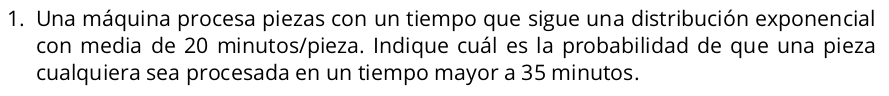
#> input picture problemario/1.png, 889 x 96 px; the run also reads 1 picture not shown here
$ jupyter execute --allow-errors problemario.ipynb   (shell and % lines are left out)
#> lines starting #> are read from the running program, lines starting #| are printed output that depends on the picture
# ------------------------------------ PROBLEMA 1 -------------------------------------------

[cell 1]
# Importar las bibliotecas necesarias
from PIL import Image
import matplotlib.pyplot as plt

# Leer la imagen desde el archivo
imagen = Image.open('1.png')
#> imagen is the input picture: PIL image 889x96 RGB; min 0, max 255, mean 229.8

# Mostrar la imagen
plt.imshow(imagen)
plt.axis('off') # Omitir los ejes para una mejor visualización
plt.show()

# Ejemplo de Función Exponencial con Media 20

Primero definimos la función exponencial general y luego aplicamos los valores para una media de 20.

## Función Exponencial General

La función de densidad de probabilidad (FDP) de la distribución exponencial se define como:

$$
f(x; \lambda) = \lambda e ^{-\lambda x}, \quad x \geq 0
$$

donde $\lambda$ es la tasa, que es el inverso de la media (media = $\frac{1}{\lambda}$), y $\exp$ representa la función exponencial $e^x$.

## Ejemplo Específico: Media = 20

Para una distribución exponencial con una media de 20, primero encontramos $\lambda$:

$$
\lambda = \frac{1}{\text{media}} = \frac{1}{20}
$$

Por lo tanto, nuestra función específica se convierte en:

$$
f\left(x; \frac{1}{20}\right) = \frac{1}{20} e^{-\frac{1}{20} x}, \quad x \geq 0
$$

[cell 2]
import numpy as np
import matplotlib.pyplot as plt
from scipy.stats import expon

# Establecer el valor de lambda
lambda_val = 1/20

# Crear valores x para la gráfica
x = np.linspace(0, 60, 1000)
y = lambda_val * np.exp(-lambda_val * x) # La función de densidad de probabilidad

# Crear la gráfica
plt.figure(figsize=(10, 8))
plt.plot(x, y, 'r-', label='f(x; 1/20) = (1/20) * exp(-(1/20) * x)')
plt.fill_between(x, y, where=(x > 35), color='blue', alpha=0.5, label='Área bajo la curva para X > 35')
plt.title('Función de Densidad de Probabilidad Exponencial con λ = 1/20')
plt.xlabel('x')
plt.ylabel('f(x)')
plt.legend()
plt.grid(True)
plt.xlim([0, max(x)])  # Límite del eje x para comenzar desde 0
plt.ylim(bottom=0)     # Eje y comience desde 0
plt.show()
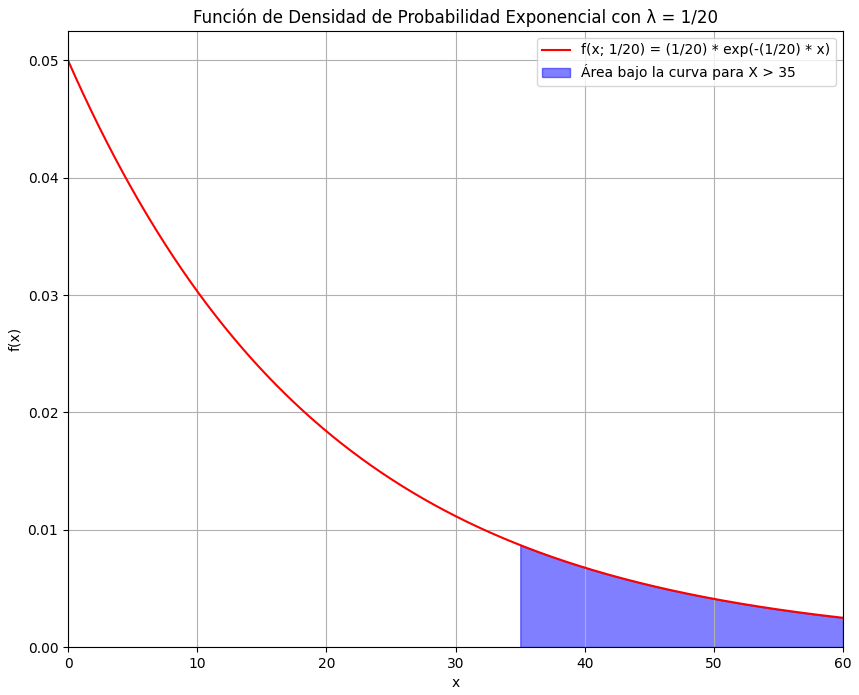
#> figure drawn by matplotlib, 1 panel; curve peaks at x = 0, y = 0.05

## Calcular Probabilidades

La probabilidad de que X (el tiempo) sea mayor que 35 (P(X > 35)) se calcula como sigue:

- Para P(X > 35):

$$
P(X > 35) = 1 - F(35)
$$

donde $F(x)$ es la función de distribución acumulativa (FDA), para una distribución exponencial se calcula como:

$$
F(x; \lambda) = 1 - e^{-\lambda x}
$$

Aplicándolo para $x = 35$ y $\lambda = \frac{1}{20}$:

$$
P(X > 35) = 1 - (1 - e^{(-\frac{1}{20} \cdot 35))} \approx 0.1737
$$

[cell 3]
from math import exp
# calcular la probabilidad
lambda_nuevo = 1 / 20
x_valor = 35

# Calcular la probabilidad de que X sea mayor que 35
P_mayor_35 = 1 - (1 - exp(-lambda_nuevo * x_valor))

P_mayor_35

# ------------------------------------ PROBLEMA 2 -------------------------------------------

[cell 4]
# Importar las bibliotecas necesarias
from PIL import Image
import matplotlib.pyplot as plt

# Leer la imagen desde el archivo
imagen = Image.open('2.png')
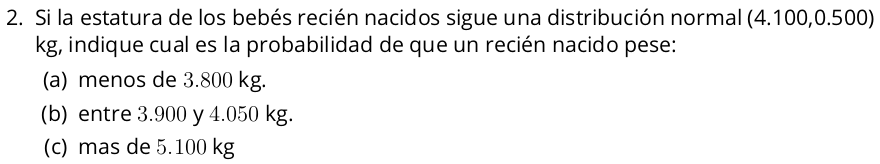
#> input picture problemario/2.png, 880 x 164 px
#> imagen is the input picture: PIL image 880x164 RGB; min 0, max 255, mean 240.8

# Mostrar la imagen
plt.imshow(imagen)
plt.axis('off') # Omitir los ejes para una mejor visualización
plt.show()

## Parámetros de la Distribución:

- **Media (μ):** El valor promedio alrededor del cual se distribuyen los datos. En nuestro caso, es 4.100 kg.

- **Desviación Estándar (σ):** Mide la dispersión de los datos alrededor de la media. Aquí, es 0.500 kg.

## Función de Densidad de Probabilidad (PDF):

La función de densidad de probabilidad de una distribución normal se describe mediante la fórmula:

$ f(x | μ, σ) = \frac{1}{σ \sqrt{2π}} e^{ -\frac{(x-μ)^2}{2σ^2} } $

Donde:
- $ x $ es el valor para el cual estamos calculando la probabilidad.
- $ e $ es la base de los logaritmos naturales.
- $ π $ es la constante pi.
- $ μ $ y $ σ $ son la media y la desviación estándar de la distribución, respectivamente.

Esta fórmula nos da la altura de la curva de la distribución normal en cualquier punto x, lo que nos permite entender cómo se distribuyen los datos alrededor de la media.

## Función de Distribución Acumulativa (CDF):

La función de distribución acumulativa (CDF), esencial para calcular nuestras probabilidades, representa la probabilidad de que una variable aleatoria $ X $ tome un valor menor o igual a $ x $. Se define como la integral de la función de densidad de probabilidad (PDF) desde el infinito negativo hasta $ x $:

$ F(x | μ, σ) = \int_{-\infty}^{x} f(t | μ, σ) dt $

Para la distribución normal, la CDF no tiene una expresión cerrada simple, pero se tabula y se puede calcular con funciones especializadas en software estadístico y matemático.

## Cálculos de Probabilidad Específicos:

Para aplicar esta teoría a nuestro problema concreto:

### a) Probabilidad de que un recién nacido pese menos de 3.8 kg

Usamos la CDF para calcular la probabilidad de que el peso sea menor que 3.8 kg.

### b) Probabilidad de que un recién nacido pese entre 3.9 y 4.050 kg

Calculamos la diferencia entre la CDF para 4.050 kg y la CDF para 3.9 kg.

### c) Probabilidad de que un recién nacido pese más de 5.1 kg

Usamos 1 menos la CDF para 5.1 kg para encontrar la probabilidad de que el peso sea mayor que este valor.

Cada una de estas aplicaciones utiliza la CDF para interpretar áreas bajo la curva de la distribución normal, que corresponden a probabilidades.

[cell 5]
# Importar la biblioteca necesaria para cálculos estadísticos
import scipy.stats as stats

# Definir los parámetros de la distribución normal para los pesos de bebés recién nacidos
media = 4.100  # kg, representa la media (μ) de la distribución
desviacion_estandar = 0.500  # kg, representa la desviación estándar (σ) de la distribución

# a) Calcular la probabilidad de que un recién nacido pese menos de 3.8 kg
# Utilizamos la función de distribución acumulativa (CDF) para este propósito.
# La CDF nos da la probabilidad de que una variable aleatoria bajo una distribución normal
# sea menor o igual a un cierto valor (en este caso, 3.8 kg).
prob_menos_38 = stats.norm.cdf(3.8, media, desviacion_estandar)

# b) Calcular la probabilidad de que un recién nacido pese entre 3.9 y 4.050 kg
# Para encontrar esta probabilidad, calculamos la diferencia entre la CDF para 4.050 kg
# y la CDF para 3.9 kg. Esto es equivalente a calcular el área bajo la curva de la distribución
# normal entre estos dos valores.
prob_entre_39_y_4050 = stats.norm.cdf(4.050, media, desviacion_estandar) - stats.norm.cdf(3.9, media, desviacion_estandar)

# c) Calcular la probabilidad de que un recién nacido pese más de 5.1 kg
# Para esto, calculamos 1 menos la CDF para 5.1 kg. Esto nos da la probabilidad de que
# el peso sea mayor que este valor, es decir, el área bajo la curva desde 5.1 kg hasta el infinito.
prob_mas_51 = 1 - stats.norm.cdf(5.1, media, desviacion_estandar)

# Imprimir los resultados de las probabilidades
print("a) Probabilidad de que un recién nacido pese menos de 3.8 kg:", prob_menos_38)
print("b) Probabilidad de que un recién nacido pese entre 3.9 y 4.050 kg:", prob_entre_39_y_4050)
print("c) Probabilidad de que un recién nacido pese más de 5.1 kg:", prob_mas_51)

# ------------------------------------ PROBLEMA 3 -------------------------------------------

[cell 6]
from PIL import Image
import matplotlib.pyplot as plt

image = Image.open("3.png")
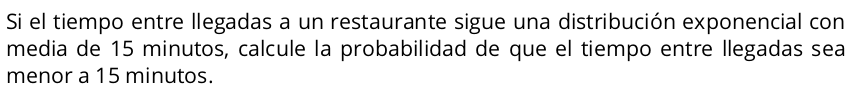
#> input picture problemario/3.png, 853 x 91 px
#> image is the input picture: PIL image 853x91 RGB; min 0, max 255, mean 232.3

plt.imshow(image)
plt.axis(False)
plt.show()

### Teoría y Metodología

Para resolver el problema de calcular la probabilidad de que el tiempo entre llegadas a un restaurante sea menor a 15 minutos, asumiendo que el tiempo sigue una distribución exponencial con una media de 15 minutos, seguimos los siguientes pasos:

1. **Definir la tasa de llegadas $\lambda$**: La tasa de llegadas, $\lambda$, es el inverso de la media de la distribución. Dado que la media proporcionada es de 15 minutos, calculamos $\lambda$ como:

   $
   \lambda = \frac{1}{\text{Media}} = \frac{1}{15}
   $

2. **Aplicar la función de distribución acumulativa (CDF)**: La CDF para una variable aleatoria $ X $ que sigue una distribución exponencial se define como:

   $
   F(x; \lambda) = 1 - e^{-\lambda x}
   $

   donde $ x $ es el valor para el cual queremos encontrar la probabilidad acumulada. En este contexto, $ x = 15 $ minutos.

3. **Calcular la probabilidad**: Sustituimos $ \lambda = \frac{1}{15} $ y $ x = 15 $ en la fórmula de la CDF para obtener la probabilidad deseada.

[cell 7]
from math import exp

# Parámetros de la distribución
media = 15  # Media de la distribución exponencial
lambda_ = 1 / media  # Tasa de llegadas (inverso de la media)

# Tiempo específico para calcular la CDF
tiempo = 15  # Tiempo para calcular la probabilidad acumulada

# Calculando la CDF para la distribución exponencial
# Aplicamos la fórmula de la CDF de la distribución exponencial
cdf = 1 - exp(-lambda_ * tiempo)  # F(x; lambda) = 1 - e^(-lambda * x)

# Resultado: Probabilidad de que el tiempo entre llegadas sea menor a 15 minutos
print(cdf)  # Imprimimos el resultado de la probabilidad

# ------------------------------------ PROBLEMA 4 -------------------------------------------

[cell 8]
from PIL import Image
import matplotlib.pyplot as plt

image = Image.open("4.png")
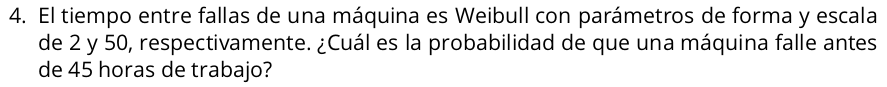
#> input picture problemario/4.png, 887 x 87 px
#> image is the input picture: PIL image 887x87 RGB; min 0, max 255, mean 231

plt.imshow(image)
plt.axis(False)
plt.show()

# Teoría y resolución del problema

## Teoría

### Función de Densidad de Probabilidad (PDF)

La Función de Densidad de Probabilidad (PDF) describe la probabilidad relativa de que el valor de una variable aleatoria continua se encuentre en un intervalo infinitesimal específico. Es una característica fundamental de las distribuciones continuas, y su integral en un intervalo determina la probabilidad de que la variable aleatoria caiga dentro de ese rango.

### Distribución Weibull

La distribución Weibull es una distribución de probabilidad continua ampliamente utilizada para modelar el tiempo hasta el fallo de un producto o sistema. Se caracteriza por dos parámetros: el parámetro de forma $k$ y el parámetro de escala $\lambda$. La función de densidad de probabilidad para la distribución Weibull está dada por:

$$
f(x; \lambda, k) = \left\{
  \begin{array}{ll}
    \frac{k}{\lambda} \left( \frac{x}{\lambda} \right)^{k-1} e^{-(x/\lambda)^k} & \quad x \geq 0 \\
    0 & \quad x < 0
  \end{array}
\right.
$$

donde $x$ es la variable aleatoria (tiempo hasta el fallo), $\lambda$ es el parámetro de escala y $k$ es el parámetro de forma.

### Función de Distribución Acumulativa (CDF)

La función de distribución acumulativa (CDF) indica la probabilidad de que una variable aleatoria sea menor o igual a un valor específico. Para la distribución Weibull, la CDF se define como:

$$
F(x; \lambda, k) = 1 - e^{-(x/\lambda)^k}
$$

La CDF es especialmente útil para determinar la probabilidad de que ocurra un evento dentro de un intervalo de tiempo dado.

## Metodología para la resolución del problema

Para resolver el problema dado:

1. Identificar los parámetros de la distribución Weibull para el tiempo entre fallos de la máquina, que son $k = 2$ (parámetro de forma) y $\lambda = 50$ (parámetro de escala).

2. Calcular la probabilidad de que la máquina falle antes de 45 horas usando la función de distribución acumulativa (CDF) de la distribución Weibull.

3. Aplicar estos valores en la fórmula de la CDF para obtener la probabilidad deseada.

# Teoría Detallada sobre la Distribución Weibull

## Distribución Weibull

La distribución Weibull es una herramienta poderosa en el análisis de la fiabilidad y el tiempo de vida de los productos. Se destaca por su versatilidad, ya que puede adoptar varias formas dependiendo de sus parámetros, lo que la hace adecuada para modelar diversos tipos de datos de vida útil.

### Parámetros de la Distribución Weibull

La distribución Weibull se define principalmente por dos parámetros: el parámetro de forma ($k$) y el parámetro de escala ($\lambda$).

#### Parámetro de Forma ($k$)

El parámetro de forma, también conocido como parámetro de Weibull, afecta la forma de la curva de la distribución:

- Cuando $k < 1$, la curva de densidad decrece a lo largo del tiempo, lo que indica una tasa de fallo decreciente. Esto es común en productos que tienen un alto riesgo de falla temprana o en periodo de "rodaje".
- Cuando $k = 1$, la distribución se convierte en una distribución exponencial, indicando una tasa de fallo constante a lo largo del tiempo.
- Cuando $k > 1$, la curva muestra una tasa de fallo creciente, lo que suele asociarse con el envejecimiento o desgaste del producto.

#### Parámetro de Escala ($\lambda$)

El parámetro de escala, $\lambda$, determina la escala de tiempo de la distribución. Afecta a la dispersión de la curva de densidad de probabilidad:

- Valores más grandes de $\lambda$ extienden la curva, indicando que se espera que el tiempo hasta el fallo sea más largo.
- Valores menores de $\lambda$ comprimen la curva, indicando que los fallos son esperados en un periodo más corto de tiempo.

El parámetro de escala representa básicamente el tiempo de vida característico del producto o sistema; por ejemplo, el 63.2% de las unidades fallarán antes de alcanzar el tiempo de vida $\lambda$, cuando $k > 1$.

### Aplicaciones de la Distribución Weibull

Debido a su flexibilidad, la distribución Weibull se utiliza en una variedad de campos, incluyendo:

- **Ingeniería de fiabilidad:** para modelar la vida útil y la tasa de fallo de los componentes.
- **Análisis de supervivencia:** para estudiar tiempos hasta eventos como la falla de dispositivos médicos o la supervivencia de pacientes después de tratamientos.
- **Meteorología:** para modelar fenómenos como la velocidad del viento.

Al ajustar y analizar los parámetros de forma y escala, los ingenieros y científicos pueden obtener valiosos insights sobre las características de vida útil de los productos y sistemas.

## Cálculo y aplicación de la distribución Weibull

Para aplicar la distribución Weibull a problemas reales, utilizamos la función de densidad de probabilidad (PDF) y la función de distribución acumulativa (CDF) descritas anteriormente, adaptando los parámetros $k$ y $\lambda$ a las características específicas del sistema o componente analizado.

Al resolver problemas relacionados con la fiabilidad o el tiempo de vida, la distribución Weibull proporciona un marco poderoso para estimar probabilidades de fallo y entender la dinámica de fallos a lo largo del tiempo.

[cell 9]
# Importamos la librería necesaria para realizar cálculos estadísticos
import scipy.stats as stats

# Definimos los parámetros de la distribución Weibull:
# k (parámetro de forma) afecta la forma de la curva de fallos.
# lambda_ (parámetro de escala) indica el tiempo de vida característico del sistema.
k = 2  # Parámetro de forma
lambda_ = 50  # Parámetro de escala, en horas

# Tiempo específico antes del cual queremos calcular la probabilidad de falla.
# En este caso, estamos interesados en el tiempo hasta el fallo antes de las 45 horas.
tiempo = 45

# Usamos la función de distribución acumulativa (CDF) de la distribución Weibull para calcular
# la probabilidad de que la máquina falle antes de las 45 horas.
# stats.weibull_min.cdf proporciona la CDF de la distribución Weibull.
# El primer argumento es el tiempo, el segundo es el parámetro de forma 'k',
# y 'scale' es el parámetro de escala 'lambda_'.
probabilidad_falla = stats.weibull_min.cdf(tiempo, k, scale=lambda_)

# Imprimimos el resultado. Este valor representa la probabilidad de que la máquina
# falle antes de alcanzar las 45 horas de funcionamiento.
print(f"La probabilidad de que la máquina falle antes de las 45 horas es: {probabilidad_falla:.4f}")

# ------------------------------------ PROBLEMA 5 -------------------------------------------

[cell 10]
from PIL import Image
import matplotlib.pyplot as plt

image = Image.open("5.png")
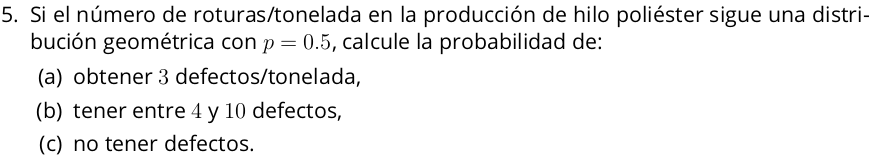
#> input picture problemario/5.png, 876 x 160 px
#> image is the input picture: PIL image 876x160 RGB; min 0, max 255, mean 239.9
#> (the rest of the program and of its run is left out)
